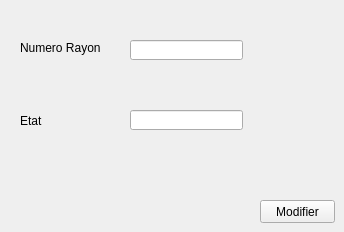
          <widget class="QWidget" name="tab_39">
           <attribute name="title">
            <string>Modifier une étagère</string>
           </attribute>
           <widget class="QLabel" name="label_73">
            <property name="geometry">
             <rect>
              <x>20</x>
              <y>40</y>
              <width>81</width>
              <height>16</height>
             </rect>
            </property>
            <property name="text">
             <string>Numero Rayon</string>
            </property>
           </widget>
           <widget class="QLineEdit" name="lineEdit_idmod_2">
            <property name="geometry">
             <rect>
              <x>130</x>
              <y>40</y>
              <width>113</width>
              <height>20</height>
             </rect>
            </property>
           </widget>
           <widget class="QLabel" name="label_74">
            <property name="geometry">
             <rect>
              <x>20</x>
              <y>113</y>
              <width>61</width>
              <height>16</height>
             </rect>
            </property>
            <property name="text">
             <string>Etat</string>
            </property>
           </widget>
           <widget class="QLineEdit" name="lineEdit_etatmod">
            <property name="geometry">
             <rect>
              <x>130</x>
              <y>110</y>
              <width>113</width>
              <height>20</height>
             </rect>
            </property>
           </widget>
           <widget class="QPushButton" name="pb_modifier_4">
            <property name="geometry">
             <rect>
              <x>260</x>
              <y>200</y>
              <width>75</width>
              <height>23</height>
             </rect>
            </property>
            <property name="text">
             <string>Modifier</string>
            </property>
           </widget>
          </widget>
